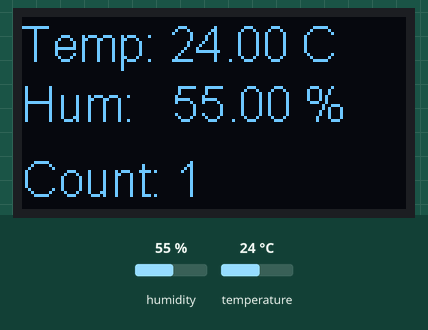
This sketch was run on a simulated ESP32. Shown: 128×64 one-colour display. Inputs (shaded band) come from the test bench; at power-on: humidity 55 %, temperature 24 °C.

Above: at 2.2 s.
2.3 s: humidity set to 22 %
At 3.6 s:
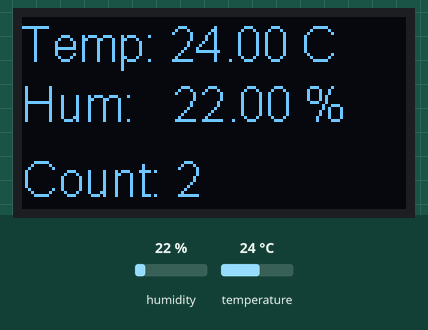
6.5 s: temperature set to 12 °C
At 8.0 s:
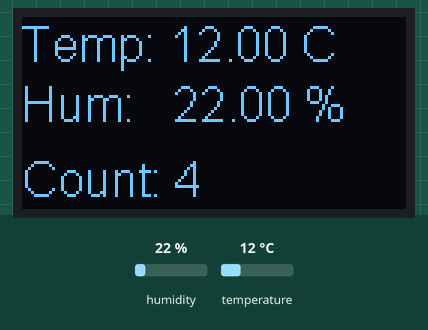
10.6 s: humidity set to 40 %
At 12.5 s:
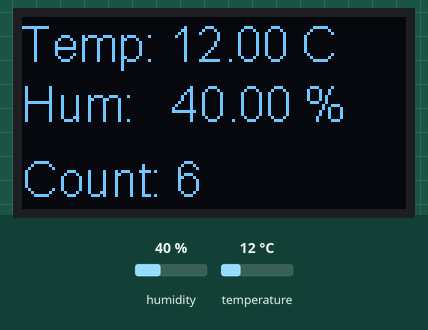
14.6 s: temperature set to 19 °C
At 15.7 s:
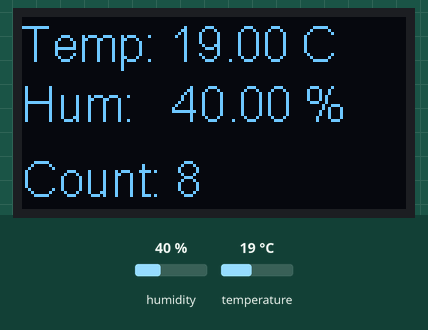
Timing chart, 0 to 17.6 s (numbered marks = the images above; inputs shaded):
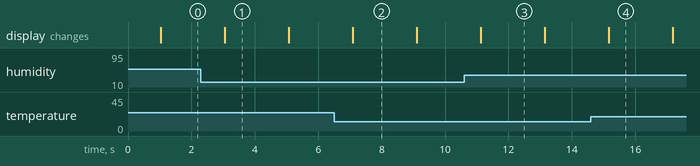

Measured:
- what the display in image 1 shows lasts 2.0 s, from 3.1 s to 5.1 s

The sketch:

DHT_OLED.ino
```cpp
// Global variables
int counter = 0;

#include "./Config.h"

#include <dht.h>
#include "SSD1306.h"

dht DHT;
SSD1306 display(OLED_ADDRESS, SDA_PIN, SCL_PIN);

void setup() {
  Serial.begin(115200);
  Serial.println();

  // Initialising the display too.
  SetupOLED();

  delay(1000);
}


void loop() {
  counter++;

  int chk = DHT.read22(DHT22_PIN);

  if (chk == DHTLIB_OK) {
    String tempStr = "Temp: " + String(DHT.temperature) + " C";
    String humStr = "Hum:   " + String(DHT.humidity) + " %";
    String countStr = "Count: " + String(counter);
    drawText3(tempStr, humStr, countStr);
  } else {
    drawText1("DHT read Error!!!");
  }

  delay(2000);
}
```

DHT22.ino
```cpp
// USE THIS: https://github.com/RobTillaart/Arduino/tree/master/libraries/DHTstable
```

OLED.ino
```cpp
void SetupOLED() {
  display.init();

  display.flipScreenVertically();
  display.setFont(ArialMT_Plain_16);
  display.setTextAlignment(TEXT_ALIGN_LEFT);
}

void drawText1(String textLine1) {
  display.clear();
  display.drawString(0, 0, textLine1);
  display.display();
}

void drawText3(String textLine1, String textLine2, String textLine3) {
  display.clear();
  display.drawString(0, 0, textLine1);
  display.drawString(0, 20, textLine2);
  display.drawString(0, 45, textLine3);
  display.display();
}
```

Config.h
```cpp
//DHT
#define DHT22_PIN       15

//OLED
#define OLED_ADDRESS  0x3c
#define SDA_PIN          5
#define SCL_PIN          4
```
